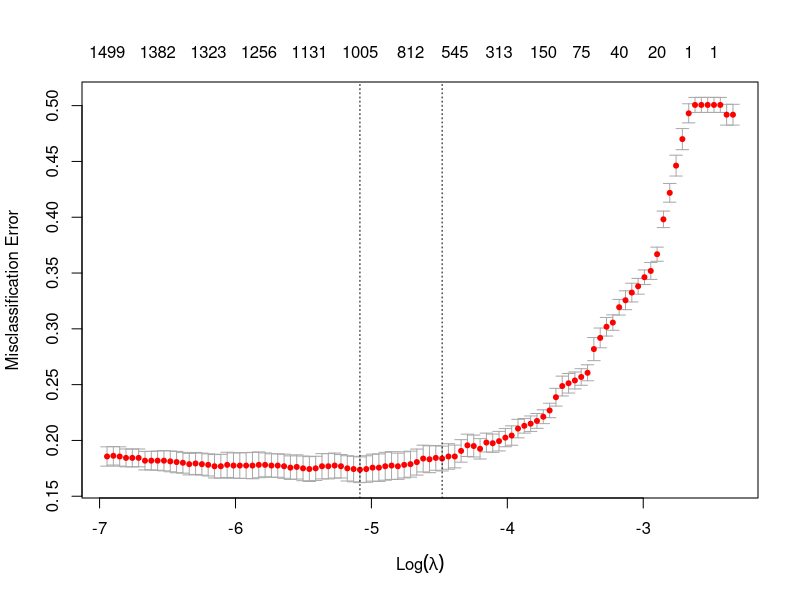
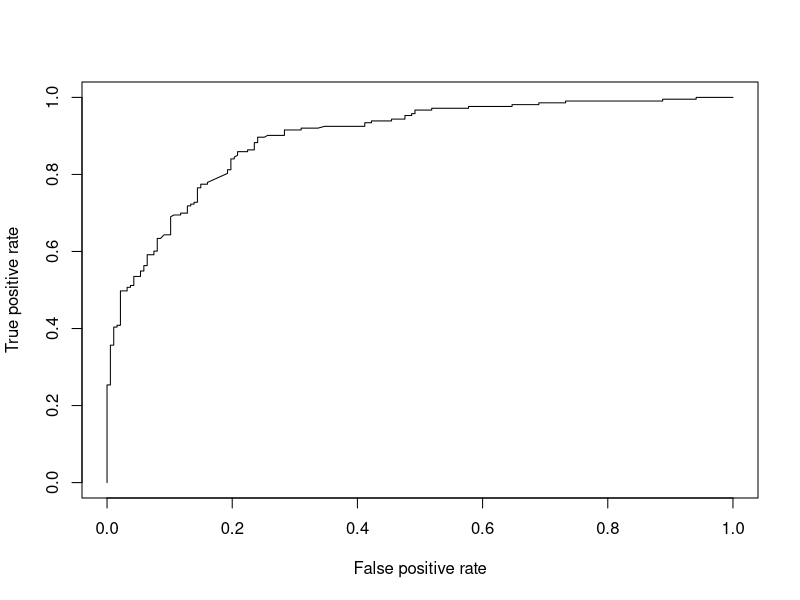

Generate these figures, in order, with R: (Note: this script raises an error after producing the figures.)
library(tidyverse)
library(broom)
library(tm)
library(Matrix)
library(glmnet)
library(ROCR)

# read business and world articles into one data frame
business <- read_tsv('business.tsv')
world <- read_tsv('world.tsv')
articles <- rbind(business, world)

head(articles)

# create a Corpus from the article snippets
corpus <- Corpus(VectorSource(articles$snippet))

# create a DocumentTermMatrix from the snippet Corpus
# remove punctuation and numbers
dtm <- DocumentTermMatrix(corpus, list(weight=weightBin,
                                       stopwords=T,
                                       removePunctuation=T,
                                       removeNumbers=T))
				       
# convert the DocumentTermMatrix to a sparseMatrix
X <- sparseMatrix(i=dtm$i, j=dtm$j, x=dtm$v, dims=c(dtm$nrow, dtm$ncol), dimnames=dtm$dimnames)

### NOTE: there was no fixed random seed, so results will vary due to this ###
# create a train / test split
set.seed(42)
ndx <- sample(nrow(X), floor(nrow(X) * 0.8))

# cross-validate logistic regression with cv.glmnet (family="binomial"), measuring misclassification error
cv <- cv.glmnet(X[ndx,], articles[ndx, ]$section, family="binomial", type.measure='class')

# plot the cross-validation curve
plot(cv)

# evaluate performance for the best-fit model
test_set <- data.frame(actual = articles[-ndx, ]$section,
                       predicted = as.character(predict(cv, X[-ndx,], s = "lambda.min", type = "class")),
                       prob = as.numeric(predict(cv, X[-ndx,], s = "lambda.min")))

# accuracy
summarize(test_set, mean(actual == predicted))

# confusion matrix
table(test_set$actual, test_set$predicted)

# ROC curve and AUC
pred <- prediction(test_set$prob, test_set$actual)
perf <- performance(pred, measure='tpr', x.measure='fpr')
plot(perf)
performance(pred, 'auc')

# look at highly-weighted words
tidy(coef(cv, s="lambda.min")) %>% arrange(value) %>% head
tidy(coef(cv, s="lambda.min")) %>% arrange(desc(value)) %>% head
